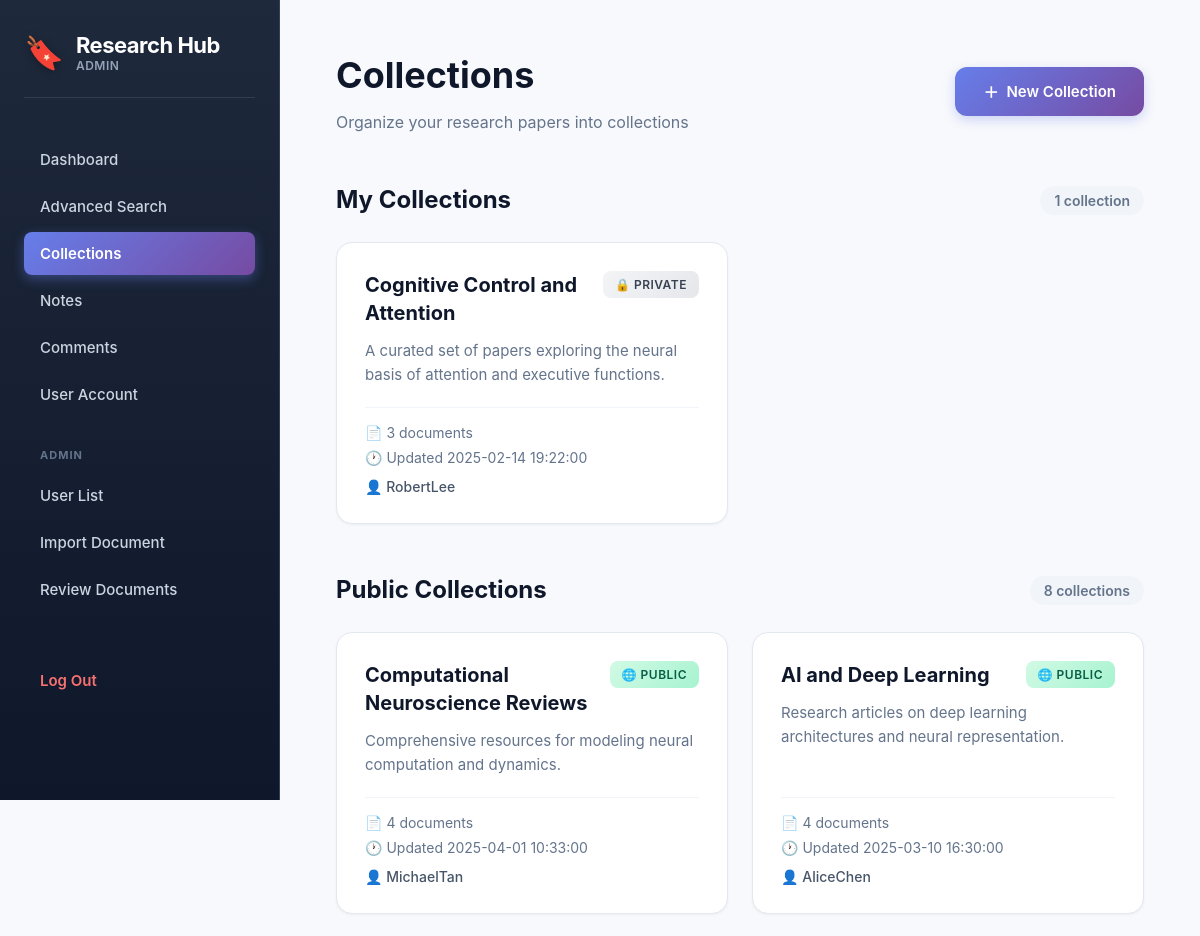
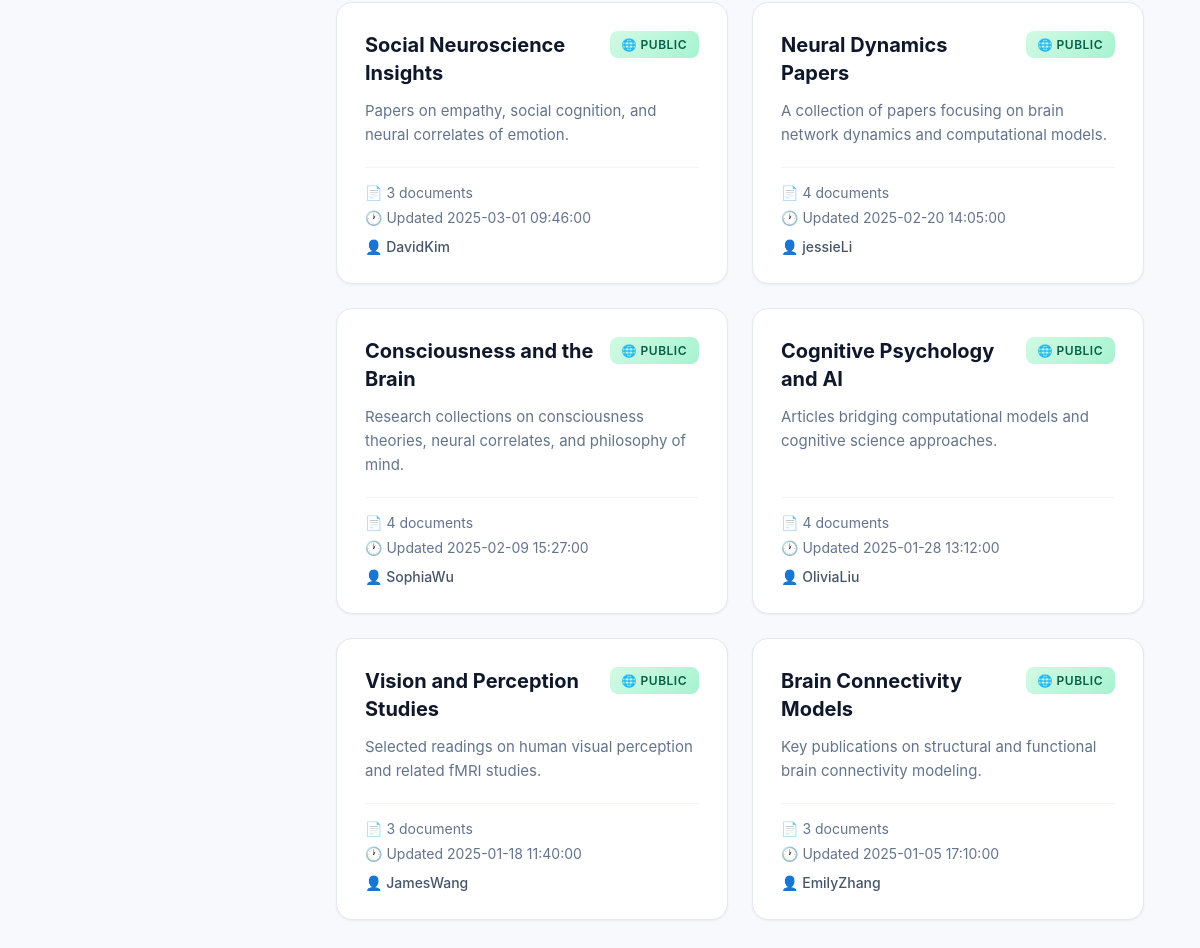
Screenshot of /collections.php (signed in) with the database file from the repository (2 pictures, top to bottom).
### tables this page shows
CREATE TABLE Collection (
    CollectionID INT AUTO_INCREMENT PRIMARY KEY,
    UserID INT NOT NULL,  
    CollectionName VARCHAR(255) NOT NULL,
    CollectionDescription TEXT,
    CreatedTime TIMESTAMP DEFAULT CURRENT_TIMESTAMP,
    UpdatedTime TIMESTAMP DEFAULT CURRENT_TIMESTAMP ON UPDATE CURRENT_TIMESTAMP,
    Visibility ENUM('Private', 'Public') NOT NULL,
    FOREIGN KEY (UserID) REFERENCES User(UserID)
);

CREATE TABLE User (
    UserID INT AUTO_INCREMENT PRIMARY KEY,
    UserName VARCHAR(255) NOT NULL,
    Email VARCHAR(255) UNIQUE NOT NULL,
    Password VARCHAR(255) NOT NULL,
    AffiliationID INT,
    Role VARCHAR(100),
    FOREIGN KEY (AffiliationID) REFERENCES Affiliation(AffiliationID)
);

### collections.php (the view, shortened to what this page needs)
<?php
require_once "includes/connect.php";
$userID = $_SESSION['UserID'];
$role = $_SESSION['Role'];
$stmt = $conn->prepare("
    SELECT C.*,
        (SELECT COUNT(*) FROM CollectionDocument CD WHERE CD.CollectionID = C.CollectionID) AS DocCount,
        U.UserName AS CreatorName
    FROM Collection C
    JOIN User U ON C.UserID = U.UserID
    WHERE C.UserID = ?
    ORDER BY C.UpdatedTime DESC
");
$stmt->execute([$userID]);
$myCollections = $stmt->fetchAll(PDO::FETCH_ASSOC);
$stmt = $conn->prepare("
    SELECT C.*,
        (SELECT COUNT(*) FROM CollectionDocument CD WHERE CD.CollectionID = C.CollectionID) AS DocCount,
        U.UserName AS CreatorName
    FROM Collection C
    JOIN User U ON C.UserID = U.UserID
    WHERE C.Visibility = 'Public' AND C.UserID != ?
    ORDER BY C.UpdatedTime DESC
");
$stmt->execute([$userID]);
$publicCollections = $stmt->fetchAll(PDO::FETCH_ASSOC);
?>
<!DOCTYPE html>
<html>
<head>
    <link rel="stylesheet" href="assets/css/globals.css">
</head>
<body>
<aside class="sidebar">
    <div class="app-title">
        <span class="icon">🔖</span>
        <div>
            <div class="title">Research Hub</div>
            <div class="role"><?= strtolower($_SESSION['Role']) ?></div>
        </div>
    </div>
    <nav class="menu">
        <a href="dashboard.php">Dashboard</a>
        <a href="advanced_search.php">Advanced Search</a>
        <a href="collections.php" class="active">Collections</a>
        <a href="notes.php">Notes</a>
        <a href="comments.php">Comments</a>
        <a href="user_account.php">User Account</a>
    </nav>
    <?php if (strtolower($role) === "admin"): ?>
        <div class="menu-heading">Admin</div>
        <nav class="menu">
            <a href="user_list.php">User List</a>
            <a href="import_document.php">Import Document</a>
            <a href="review_documents.php">Review Documents</a>
        </nav>
    <?php endif; ?>
    <a class="logout" href="logout.php">Log Out</a>
</aside>
<div class="main">
    <div class="page-header">
        <div>
            <h1>Collections</h1>
            <p class="subtitle">Organize your research papers into collections</p>
        </div>
        <a href="new_collection.php" class="new-btn">
            <span>＋</span> New Collection
        </a>
    </div>
    <div class="section-header">
        <h2>My Collections</h2>
        <div class="section-count"><?= count($myCollections) ?> collection<?= count($myCollections) != 1 ? 's' : '' ?></div>
    </div>
    <?php if (count($myCollections) === 0): ?>
        <div class="empty-state">
            <div class="empty-state-icon">📚</div>
            <div class="empty-state-text">
                You haven't created any collections yet.<br>
                Click <b>"New Collection"</b> to get started organizing your research!
            </div>
            <a href="new_collection.php" class="new-btn">
                <span>＋</span> Create Your First Collection
            </a>
        </div>
    <?php else: ?>
        <div class="grid">
            <?php foreach ($myCollections as $c): ?>
                <a href="collection_view.php?id=<?= $c['CollectionID'] ?>" class="card-link">
                    <div class="card">
                        <div class="card-header">
                            <div class="card-title">
                                <?= htmlspecialchars($c['CollectionName']) ?>
                            </div>
                            <?php if ($c['Visibility'] === 'Public'): ?>
                                <span class="badge-public">🌐 Public</span>
                            <?php else: ?>
                                <span class="badge-private">🔒 Private</span>
                            <?php endif; ?>
                        </div>
                        <div class="desc">
                            <?= htmlspecialchars($c['CollectionDescription']) ?>
                        </div>
                        <div class="card-footer">
                            <div class="meta">📄 <?= $c['DocCount'] ?> document<?= $c['DocCount'] != 1 ? 's' : '' ?></div>
                            <div class="meta">🕐 Updated <?= $c['UpdatedTime'] ?></div>
                            <div class="creator">👤 <?= htmlspecialchars($c['CreatorName']) ?></div>
                        </div>
                    </div>
                </a>
            <?php endforeach; ?>
        </div>
    <?php endif; ?>
    <div class="section-header">
        <h2>Public Collections</h2>
        <div class="section-count"><?= count($publicCollections) ?> collection<?= count($publicCollections) != 1 ? 's' : '' ?></div>
    </div>
    <?php if (count($publicCollections) === 0): ?>
        <div class="empty-state">
            <div class="empty-state-icon">🌐</div>
            <div class="empty-state-text">
                No public collections available from other users yet.
            </div>
        </div>
    <?php else: ?>
        <div class="grid">
            <?php foreach ($publicCollections as $c): ?>
                <a href="collection_view.php?id=<?= $c['CollectionID'] ?>" class="card-link">
                    <div class="card">
                        <div class="card-header">
                            <div class="card-title">
                                <?= htmlspecialchars($c['CollectionName']) ?>
                            </div>
                            <span class="badge-public">🌐 Public</span>
                        </div>
                        <div class="desc">
                            <?= htmlspecialchars($c['CollectionDescription']) ?>
                        </div>
                        <div class="card-footer">
                            <div class="meta">📄 <?= $c['DocCount'] ?> document<?= $c['DocCount'] != 1 ? 's' : '' ?></div>
                            <div class="meta">🕐 Updated <?= $c['UpdatedTime'] ?></div>
                            <div class="creator">👤 <?= htmlspecialchars($c['CreatorName']) ?></div>
                        </div>
                    </div>
                </a>
            <?php endforeach; ?>
        </div>
    <?php endif; ?>
</div>
</body>
</html>

### assets/css/globals.css (style rules this page uses)
:root { --font-size: 16px; --background: #ffffff; --foreground: oklch(0.145 0 0); --card: #ffffff; --card-foreground: oklch(0.145 0 0); --popover: oklch(1 0 0); --popover-foreground: oklch(0.145 0 0); --primary: #030213; --primary-foreground: oklch(1 0 0); --secondary: oklch(0.95 0.0058 264.53); --secondary-foreground: #030213; --muted: #ececf0; --muted-foreground: #717182; --accent: #e9ebef; --accent-foreground: #030213; --destructive: #d4183d; --destructive-foreground: #ffffff; --border: rgba(0, 0, 0, 0.1); --input: transparent; --input-background: #f3f3f5; --switch-background: #cbced4; --font-weight-medium: 500; --font-weight-normal: 400; --ring: oklch(0.708 0 0); --chart-1: oklch(0.646 0.222 41.116); --chart-2: oklch(0.6 0.118 184.704); --chart-3: oklch(0.398 0.07 227.392); --chart-4: oklch(0.828 0.189 84.429); --chart-5: oklch(0.769 0.188 70.08); --radius: 0.625rem; --sidebar: oklch(0.985 0 0); --sidebar-foreground: oklch(0.145 0 0); --sidebar-primary: #030213; --sidebar-primary-foreground: oklch(0.985 0 0); --sidebar-accent: oklch(0.97 0 0); --sidebar-accent-foreground: oklch(0.205 0 0); --sidebar-border: oklch(0.922 0 0); --sidebar-ring: oklch(0.708 0 0); }
html { font-size: var(--font-size); }
body { background: var(--background); color: var(--foreground); margin: 0; padding: 0; font-family: Arial, sans-serif; }
* { border-color: var(--border); outline-color: var(--ring); }
h1 { font-size: 2rem; font-weight: var(--font-weight-medium); line-height: 1.5; }
h2 { font-size: 1.5rem; font-weight: var(--font-weight-medium); line-height: 1.5; }
h4, label, button, input, p { font-size: 1rem; line-height: 1.5; }

### rows the page displays
collection: CollectionName "Cognitive Control and Attention", Visibility "🔒 PRIVATE", CollectionDescription "A curated set of papers exploring the neural basis of attention and executive functions.", DocCount "3", UpdatedTime "2025-02-14 19:22:00", UserID.UserName "RobertLee"
collection: CollectionName "Computational Neuroscience Reviews", CollectionDescription "Comprehensive resources for modeling neural computation and dynamics.", DocCount "4", UpdatedTime "2025-04-01 10:33:00", UserID.UserName "MichaelTan"
collection: CollectionName "AI and Deep Learning", CollectionDescription "Research articles on deep learning architectures and neural representation.", DocCount "4", UpdatedTime "2025-03-10 16:30:00", UserID.UserName "AliceChen"
collection: CollectionName "Social Neuroscience Insights", CollectionDescription "Papers on empathy, social cognition, and neural correlates of emotion.", DocCount "3", UpdatedTime "2025-03-01 09:46:00", UserID.UserName "DavidKim"
collection: CollectionName "Neural Dynamics Papers", CollectionDescription "A collection of papers focusing on brain network dynamics and computational models.", DocCount "4", UpdatedTime "2025-02-20 14:05:00", UserID.UserName "jessieLi"
collection: CollectionName "Consciousness and the Brain", CollectionDescription "Research collections on consciousness theories, neural correlates, and philosophy of mind.", DocCount "4", UpdatedTime "2025-02-09 15:27:00", UserID.UserName "SophiaWu"
collection: CollectionName "Cognitive Psychology and AI", CollectionDescription "Articles bridging computational models and cognitive science approaches.", DocCount "4", UpdatedTime "2025-01-28 13:12:00", UserID.UserName "OliviaLiu"
collection: CollectionName "Vision and Perception Studies", CollectionDescription "Selected readings on human visual perception and related fMRI studies.", DocCount "3", UpdatedTime "2025-01-18 11:40:00", UserID.UserName "JamesWang"
collection: CollectionName "Brain Connectivity Models", CollectionDescription "Key publications on structural and functional brain connectivity modeling.", DocCount "3", UpdatedTime "2025-01-05 17:10:00", UserID.UserName "EmilyZhang"

### other values shown
$_SESSION['Role'] "ADMIN"
count($myCollections) "1"
count($publicCollections) "8"
